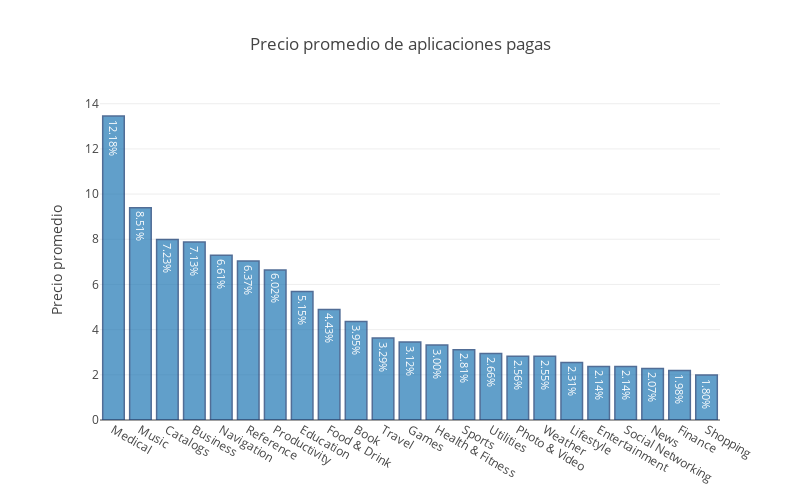

This figure's notebook cell:
### Markdown cell above
Como se puede ver, la gran mayoría de apps son gratis; de las pagas los precios van hasta los USD 10, a partir de ahí ya hay muy pocos casos como para generalizar.

### Code cell
apps['isNotFree'] = apps['price'].apply(lambda x: 1 if x > 0 else 0)
df_app_notfree = apps[apps['isNotFree'] == 1]
df_app_free = apps[apps['isNotFree'] == 0]
cnt_srs = df_app_notfree[['prime_genre', 'price']].groupby('prime_genre').mean()['price'].sort_values(ascending=False)
text = ['{:.2f}%'.format(100 * (value / cnt_srs.sum())) for value in cnt_srs.values]

trace = go.Bar(
    x = cnt_srs.index,
    y = cnt_srs.values,
    text = text,
    marker = dict(
        line = dict(color='rgb(8, 48, 107)',
                    width = 1.5)
    ),
    opacity = 0.7
)
data = [trace]

layout = go.Layout(
    title = 'Precio promedio de aplicaciones pagas',
    margin = dict(
        l = 100
    ),
    yaxis = dict(
        title = 'Precio promedio'
    ),
    width = 800,
    height = 500
)

fig = go.Figure(data=data, layout=layout)
py.iplot(fig)

### Figure 1 — Plotly figure (JSON) as saved in the notebook; plotly's stock layout.template omitted (floating-point values rounded to 4 significant figures)
{"data": [{"marker": {"line": {"color": "rgb(8, 48, 107)", "width": 1.5}}, "opacity": 0.7, "text": ["12.18%", "8.51%", "7.23%", "7.13%", "6.61%", "6.37%", "6.02%", "5.15%", "4.43%", "3.95%", "3.29%", "3.12%", "3.00%", "2.81%", "2.66%", "2.56%", "2.55%", "2.31%", "2.14%", "2.14%", "2.07%", "1.98%", "1.80%"], "type": "bar", "uid": "6b071909-a41b-4081-bda7-26503ca8cf3b", "x": ["Medical", "Music", "Catalogs", "Business", "Navigation", "Reference", "Productivity", "Education", "Food & Drink", "Book", "Travel", "Games", "Health & Fitness", "Sports", "Utilities", "Photo & Video", "Weather", "Lifestyle", "Entertainment", "Social Networking", "News", "Finance", "Shopping"], "y": [13.46, 9.398, 7.99, 7.882, 7.298, 7.035, 6.645, 5.685, 4.89, 4.36, 3.63, 3.448, 3.317, 3.104, 2.94, 2.825, 2.819, 2.55, 2.368, 2.365, 2.284, 2.19, 1.99]}], "layout": {"height": 500, "margin": {"l": 100}, "title": "Precio promedio de aplicaciones pagas", "width": 800, "xaxis": {"autorange": true, "range": [-0.5, 22.5], "type": "category"}, "yaxis": {"autorange": true, "range": [0, 14.16], "title": "Precio promedio", "type": "linear"}}}
